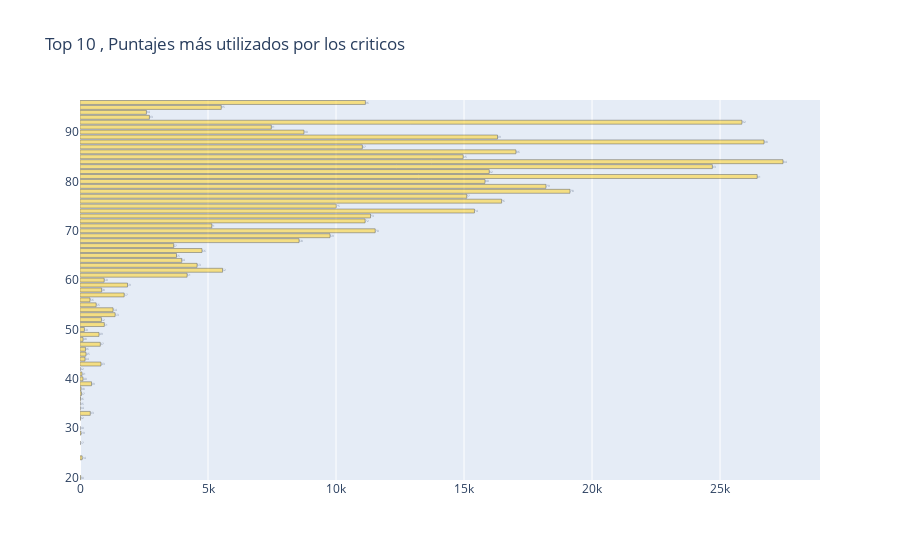

The notebook cell saved with this chart:
### Code cell
import plotly as py
import plotly.graph_objs as go
import numpy as np
from scipy import special
py.offline.init_notebook_mode(connected=True)

import plotly.graph_objects as go

fig = go.Figure(go.Bar(
            y=criticas.metascore,
            x= criticas.sort_values('num_criticas',ascending = True).num_criticas,
            orientation='h'))

fig.update_traces(marker_color='#FFD637', marker_line_color='black',
                  marker_line_width=0.5, opacity=0.6)

fig.update_traces(texttemplate='%{y:.2s}', textposition='outside')

fig.update_layout(title_text='Top 10 , Puntajes más utilizados por los criticos')

fig.show()

### Figure 1 — Plotly figure (JSON) as saved in the notebook; plotly's stock layout.template omitted (floating-point values rounded to 4 significant figures)
{"data": [{"marker": {"color": "#FFD637", "line": {"color": "black", "width": 0.5}}, "opacity": 0.6, "orientation": "h", "textposition": "outside", "texttemplate": "%{y:.2s}", "type": "bar", "x": [1, 2, 4, 5, 5, 17, 20, 29, 38, 39, 57, 77, 84, 116, 120, 171, 197, 214, 235, 390, 401, 452, 631, 742, 793, 819, 838, 848, 944, 949, 1291, 1371, 1725, 1857, 2594, 2711, 3664, 3770, 3978, 4184, 4574, 4765, 5151, 5518, 5569, 6383, 7473, 8557, 8746, 9766, 10007, 11028, 11136, 11147, 11349, 11530, 14967, 15109, 15407, 15818, 15985, 16311, 16469, 17026, 18199, 19137, 24700, 25853, 26451, 26717, 27459], "y": [30, 42, 27, 34, 35, 32, 36, 20, 29, 38, 37, 41, 24, 40, 48, 50, 44, 46, 45, 56, 33, 39, 55, 49, 47, 43, 52, 58, 60, 51, 54, 53, 57, 59, 94, 93, 67, 65, 64, 61, 63, 66, 71, 95, 62, "NA", 91, 68, 90, 69, 75, 87, 72, 96, 73, 70, 85, 77, 74, 80, 82, 89, 76, 86, 79, 78, 83, 92, 81, 88, 84]}], "layout": {"title": {"text": "Top 10 , Puntajes más utilizados por los criticos"}}}
